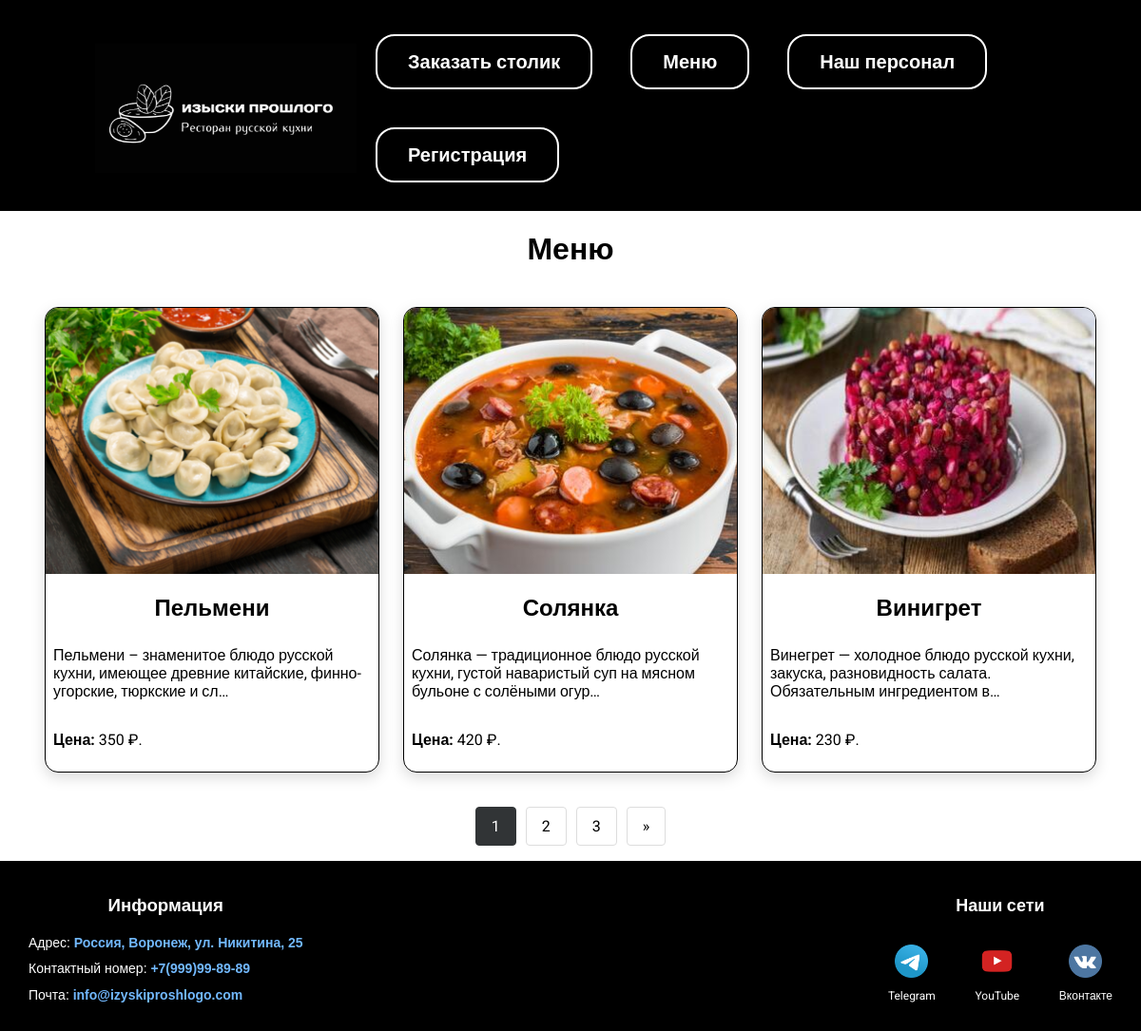
The app's page /menu/ with its own data.
### view/models.py (models this page shows, shortened)
class Menu(models.Model):
    title = models.CharField(max_length=100)
    image = models.ImageField(upload_to='images/')
    recipe = models.CharField(max_length=2000)
    ingredients = models.CharField(max_length=1000)
    price = models.DecimalField(max_digits=10, decimal_places=2)
    slug = models.SlugField(max_length=250, unique=True)
    class Meta:
        verbose_name = 'блюдо'
        verbose_name_plural = 'Меню'

### view/views.py (the view)
# urls.py: path('menu/', views.menu, name='menu'),
def menu(request):
    menu_items = Menu.objects.all()
    paginator = Paginator(menu_items, 3)
    page = request.GET.get('page')
    try:
        menu_items = paginator.page(page)
    except PageNotAnInteger:
        menu_items = paginator.page(1)
    except EmptyPage:
        menu_items = paginator.page(paginator.num_pages)
    return render(request, 'view/menu.html', {"menu": menu_items})

### view/templates/view/menu.html (shortened to what this page needs)
{% extends 'view/base.html' %}
{% load static %}
{% block content %}
<div class="center_pers"><h1>Меню</h1></div>
<div class="column">
    {% for item in menu %}
    <div class="menu-card">
        <a href="{% url 'dish' item.slug %}"><img class="menu-image" src="{{ item.image.url }}"></a>
        <div class="menu-content">
            <h3 class="menu-title">{{ item.title }}</h3>
            <p class="menu-recipe">{{ item.recipe|truncatechars:100 }}</p>
            <p class="menu-price"><b>Цена:</b> {{ item.price|floatformat:0 }} ₽.</p>
        </div>
    </div>
    {% endfor %}
</div>
<nav aria-label="Page navigation example">
    <ul class="pagination">
        {% for num in menu.paginator.page_range %}
            {% if menu.number == num %}
            <li class="page-item active">
                <a class="page-link" href="?page={{ num }}">{{ num }}</a>
            </li>
            {% else %}
            <li class="page-item">
                <a class="page-link" href="?page={{ num }}">{{ num }}</a>
            </li>
            {% endif %}
        {% endfor %}
        {% if menu.has_next %}
        <li class="page-item">
            <a class="page-link" href="?page={{ menu.next_page_number }}" aria-label="Next">
                <span aria-hidden="true">&raquo;</span>
            </a>
        </li>
        {% endif %}
    </ul>
</nav>
{% endblock %}

### view/static/css/styleDip.css (style rules this page uses)
body { margin: 0; padding: 0; font-family: "Roboto", sans-serif; background: #ffffff; display: flex; flex-direction: column; min-height: 100vh; width: 100%; overflow-x: hidden; }
.column { display: flex; flex-direction: row; flex-wrap: nowrap; justify-content: center; gap: 25px; padding: 20px; max-width: 100%; margin: 0 auto; overflow-x: auto; }
.menu-card { background: white; border-radius: 14px; overflow: hidden; box-shadow: 0 5px 15px rgba(0, 0, 0, 0.15); transition: all 0.3s ease; border: 1px solid #000000; position: relative; max-width: 350px; }
.menu-image { width: 100%; height: 280px; object-fit: cover; transition: transform 0.5s; }
.menu-title { font-size: 24px; margin: 18px 0; text-align: center; padding: 0 18px; }
.menu-recipe { padding: 8px; }
.menu-price { padding: 8px; }
.center_pers { text-align: center; }
.pagination { display: flex; gap: 10px; list-style: none; padding: 0; justify-content: center; }
.page-item { display: inline-block; }
.page-link { display: block; padding: 10px 16px; text-decoration: none; color: #000000; border: 1px solid #ddd; border-radius: 4px; transition: all 0.3s; }
.page-item.active .page-link { background-color: #313436; color: white; border-color: #313436; }

### records on screen
Menu: image (picture), title "Пельмени", recipe "Пельмени – знаменитое блюдо русской кухни, имеющее древние китайские, финно-угорские, тюркские и сл…", price "350"
Menu: image (picture), title "Солянка", recipe "Солянка — традиционное блюдо русской кухни, густой наваристый суп на мясном бульоне с солёными огур…", price "420"
Menu: image (picture), title "Винигрет", recipe "Винегрет — холодное блюдо русской кухни, закуска, разновидность салата. Обязательным ингредиентом в…", price "230"

### other values on screen
{{ num }} "1"
{{ num }} "2" "3"
